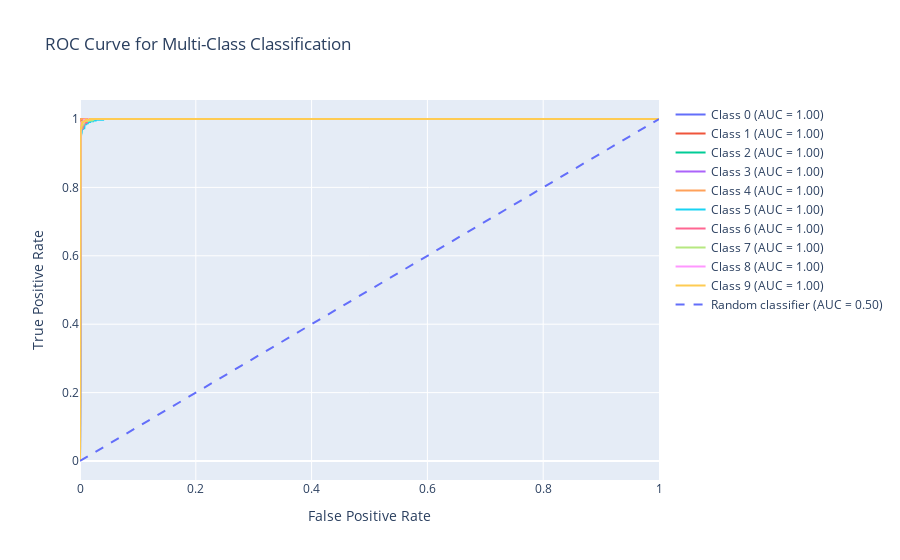

Notebook code cell kept with this figure:
### Code cell
import plotly.graph_objects as go

# Create an empty list to store the ROC curve traces
roc_traces = []

for i in range(n_classes):
    fpr, tpr, _ = roc_curve(all_labels_bin[:, i], all_outputs[:, i])
    roc_auc = auc(fpr, tpr)
    
    # Create a plotly trace for each class
    trace = go.Scatter(
        x=fpr, y=tpr, mode='lines', name=f'Class {i} (AUC = {roc_auc:.2f})'
    )
    roc_traces.append(trace)

# Plotting the diagonal line (random classifier line)
random_line = go.Scatter(
    x=[0, 1], y=[0, 1], mode='lines', line=dict(dash='dash'), name='Random classifier (AUC = 0.50)'
)

# Combine the traces
roc_traces.append(random_line)

# Create layout
layout = go.Layout(
    title="ROC Curve for Multi-Class Classification",
    xaxis=dict(title="False Positive Rate"),
    yaxis=dict(title="True Positive Rate"),
    showlegend=True
)

# Create the figure with all traces and layout
fig = go.Figure(data=roc_traces, layout=layout)

# Show the plot
fig.show()
